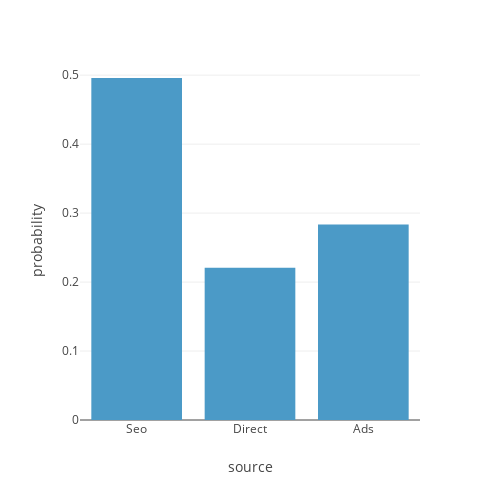

Here is the notebook cell this chart was saved with:
### Code cell
px.histogram(data_sample, 'source', histnorm = 'probability', height=500, width = 500)

### Figure 1 — Plotly figure (JSON) as saved in the notebook; plotly's stock layout.template omitted (floating-point values rounded to 4 significant figures; data arrays with more than 128 entries replaced by an {"elided": "..."} marker saying what was removed)
{"data": [{"alignmentgroup": "True", "bingroup": "x", "histnorm": "probability", "hovertemplate": "source=%{x}<br>probability=%{y}<extra></extra>", "legendgroup": "", "marker": {"color": "#4B9AC7", "pattern": {"shape": ""}}, "name": "", "offsetgroup": "", "orientation": "v", "showlegend": false, "type": "histogram", "x": {"elided": "10000 str values"}, "xaxis": "x", "yaxis": "y"}], "layout": {"barmode": "relative", "height": 500, "legend": {"tracegroupgap": 0}, "margin": {"t": 60}, "width": 500, "xaxis": {"anchor": "y", "domain": [0, 1], "title": {"text": "source"}}, "yaxis": {"anchor": "x", "domain": [0, 1], "title": {"text": "probability"}}}}
